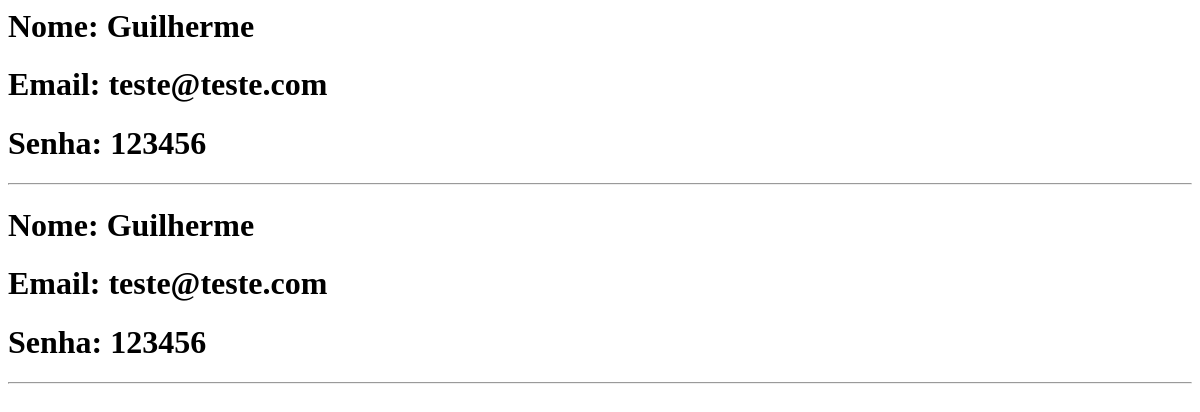
Page /autenticacao/listar/ on the earlier database version.
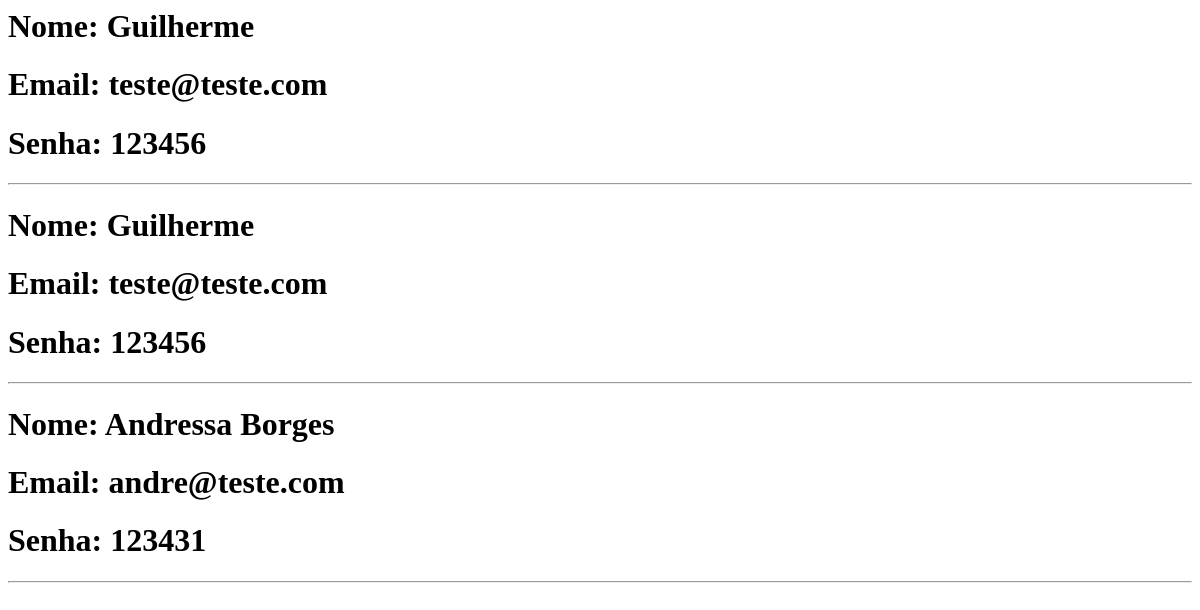
Same page on the later database version.
### autenticacao/models.py (models this page shows)
class Pessoa(models.Model):
    nome = models.CharField(max_length=100)
    email = models.EmailField(max_length=254)
    senha = models.CharField(max_length=100)
    def __str__(self):
        return self.nome

### autenticacao/views.py (the view)
# urls.py: path('listar/', views.listar, name='listar'),
def listar(request):
    pessoas = Pessoa.objects.all()
    return render(request, 'listar/listar.html', {'pessoas': pessoas})

### autenticacao/templates/listar/listar.html
{% for pessoa in pessoas %}
<h1>Nome: {{pessoa}}</h1>
<h1>Email: {{pessoa.email}}</h1>
<h1>Senha: {{pessoa.senha}}</h1>
<hr>
{% endfor %}

Differences in the rows shown:
added Pessoa: nome "Andressa Borges", email "andre@teste.com", senha "123431"
